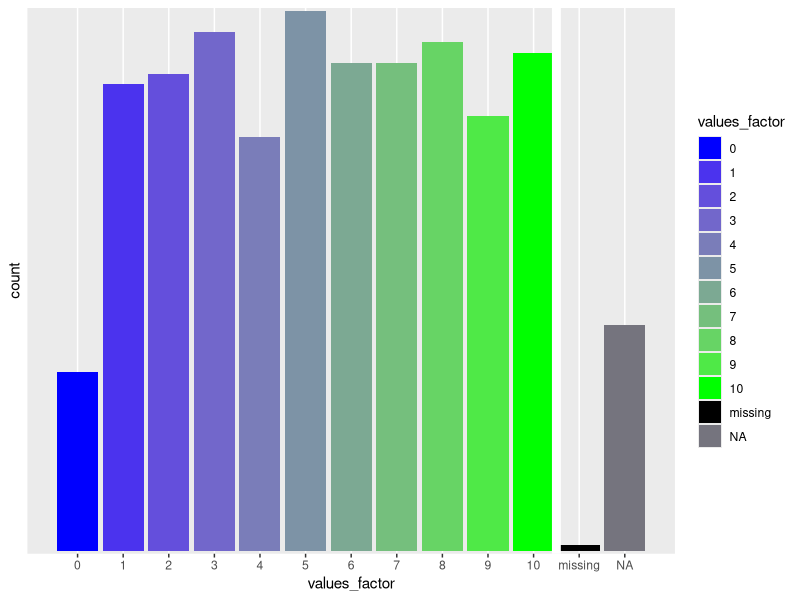
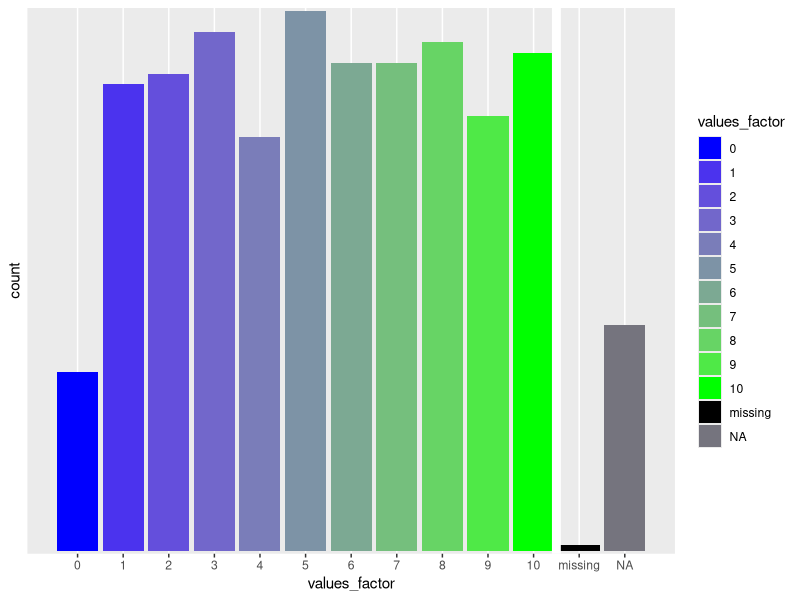

R code for these plots, in order:
## Startup #####################################################################
# clear workspace
rm(list = ls())

# Libraries!
library("ggplot2")
library('scales')



## functions ###################################################################
# validation
decode_and_validate<- function(vector_of_values, vector_of_possible_values, vector_of_possible_lables ){
  
  # save the original data
  output_df <- data.frame(values_original= vector_of_values)
  
  # convert it to a factor with the right order as the vector_of_possible_lables
  # indicates. With this transformation all values not specified in the 
  # vector_of_possible_values are turned NA
  output_df$values_factor   <- factor(x = output_df$values_original
                                      , levels = vector_of_possible_values
                                      , labels = vector_of_possible_lables)
                                      # , ordered = TRUE)
  
  # convert to character
  output_df$values_for_math <- as.character(x = output_df$values_factor)
  # convert to numeric - everything that is not a number is turned to NA so that
  # there is only a clean vector for doing math things
  suppressWarnings(
    output_df$values_for_math <- as.numeric(x = output_df$values_for_math)
    )
  return(output_df)
}


create_color_pallet <- function(vector_of_possible_values){
# bob ross wants to create a bar plot with lots of happy little bars.
  
  # herefore he needs to know how many different happy bars should be there
  how_many_numbers = length(vector_of_possible_values)
  
  # one of the little bars doesn't want to be there all the time he checks if 
  # the grumpy missing value wants to be in this picture
  if (99 %in% vector_of_possible_values)
    how_many_numbers = how_many_numbers - 1
  
  # every happy little bar wants to be painted in a different color because 
  # every bar is different but equally important. Here the happy little bars want 
  # to be drawn either green or red.
  happy_little_bars_colors <- scales::seq_gradient_pal("blue", "green", "Lab")(seq(0,1,length.out=how_many_numbers))
  
  # oh dear lets check again if grumpy missing value bar wants to be in our 
  # picture. If he wants to be here lets assign the grumpy missing value a 
  # different color because he's very special
  if (99 %in% vector_of_possible_values)
    happy_little_bars_colors[how_many_numbers+1] <-  "#000000"
  
  
  # now bob is taking his small detail brush dips it into some color and is 
  # ready to create all those little happy bars. He even thinks about the the 
  # NA bar that always gets sad because it only there when somebody didn't want
  # to share his thoughts and rather kept his hopes and dreams by himself.
  # Also if a happy little bar doesn't want to be there, he just paints the 
  # happy little bars with the color he promised to paint them
  twleve_inch_brush <- scale_fill_manual(values = happy_little_bars_colors , na.value="#75747E" ,drop=F)
  
  return(twleve_inch_brush)
}


seq_containing_min_and_max <- function(min, max, breaks){
# creates a seqence like this:
# seq_containing_min_and_max(min = 0,max = 10, breaks = 2)
# [1] 0  3  7 10
# breaking points will be rounded to generate full numbers
# 
# careful when using small values:
#     seq_containing_min_and_max(min = 0,max = 1, breaks = 2)
#     [1] 0 0 1 1
#     seq_containing_min_and_max(min = 0,max = 2, breaks = 2)
#     [1] 0 1 1 2
#     seq_containing_min_and_max(min = 0,max = 3, breaks = 2)
#     [1] 0 1 2 3
#     seq_containing_min_and_max(min = 0,max = 4, breaks = 2)
#     [1] 0 1 3 4
#     seq_containing_min_and_max(min = 0,max = 5, breaks = 2)
#     [1] 0 2 3 5
    
    # create normal sequence (min is allways there) wit one break more because 
    # min counts as breakingpoint
    SEQENCE <- seq(min, max,max/(breaks+1))

    # add  the max point to the sequence
    SEQENCE[breaks+2] <-max
    
    # round everything to get rid of decimal
    SEQENCE <- round(SEQENCE)
    
    return(SEQENCE)
}


for (i in 1:2){
    print(seq_containing_min_and_max(min = 0,max = i, breaks = 2))
}

## promo code ##################################################################
value <- c(0,1,2,3,4,5,6,7,8,9,10,99)
label <- c('0','1','2','3','4','5','6','7','8','9','10','missing')



values = round(runif(1000, min=0, max=11))
values[1] = NA
values[2] = 99
values[3] = 11

data <- decode_and_validate(vector_of_values = values, vector_of_possible_values = value, vector_of_possible_lables = label)
head(data)



# data$values_for_math <- as.character(data$values_factor)
# data$values_for_math <- as.numeric(x = data$values_for_math)
# head(data)

decode_and_validate_df = data
vector_of_possible_values = value
vector_of_possible_lables = label


do_plot <- function(decode_and_validate_df, vector_of_possible_values, vector_of_possible_lables){
  # bob ross wants to create a beautiful little picture with lots of 
  # happy little bars  
  
  # first he needs to know how big his canvas has to be. 
  # The width of the painting will be determined by the possible happy bars
  # he can use length(vector_of_possible_values) to create his guides
  # bob also compensates for the NA bar +1.5 
  scale_x <- c(0.5, length(vector_of_possible_values) + 1.5)

  
  # getting to know the height of the painting is a little harder. 
  scale_y_data <- nrow(decode_and_validate_df)
  scale_y_max  <- scale_y_data + 2
  
  
  
  
  # also bob has to get to know all the bars who want to be on this picture and
  # how they want to be drawn 
  scale_fill_right = create_color_pallet(vector_of_possible_values)

  
  

  
  
  gg <- ggplot(data = decode_and_validate_df) + 
    geom_bar(aes(x = values_factor, fill = values_factor))+
    coord_cartesian(xlim = scale_x) + 
    scale_x_discrete(drop = FALSE) + 
    scale_y_discrete(limits = c(1:scale_y_max)
                     , breaks = seq_containing_min_and_max(min = 0,max = scale_y_data, breaks = 2)
    ) + 
    scale_fill_right+
    geom_vline(xintercept = 11.5
               , color    = "#FFFFFF"
               , size     = 3, linetype = "solid")
  
  
  print(gg)
  return(gg)
}





  plot <- do_plot(decode_and_validate_df = data, vector_of_possible_values = value, vector_of_possible_lables = label)
  print(plot)


decode_and_validate_df$values_factor
